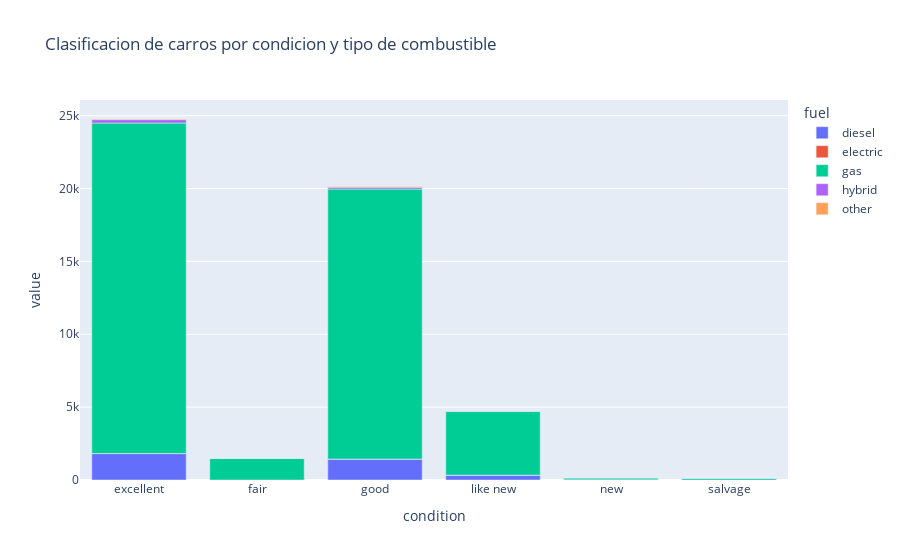

The cell this chart's notebook holds for it:
### Code cell
table = car_data.pivot_table(index = 'condition',
                             columns = 'fuel', 
                             values = 'model',
                             aggfunc = 'count')
fig = px.bar(table, x= table.index, y = table.columns, color="fuel", title="Clasificacion de carros por condicion y tipo de combustible")
fig.show()

### Figure 1 — Plotly figure (JSON) as saved in the notebook; plotly's stock layout.template omitted (floating-point values rounded to 4 significant figures)
{"data": [{"hovertemplate": "fuel=diesel<br>condition=%{x}<br>value=%{y}<extra></extra>", "legendgroup": "diesel", "marker": {"color": "#636efa", "pattern": {"shape": ""}}, "name": "diesel", "orientation": "v", "showlegend": true, "textposition": "auto", "type": "bar", "x": ["excellent", "fair", "good", "like new", "new", "salvage"], "xaxis": "x", "y": [1813.0, 110.0, 1437.0, 335.0, 16.0, 3.0], "yaxis": "y"}, {"hovertemplate": "fuel=electric<br>condition=%{x}<br>value=%{y}<extra></extra>", "legendgroup": "electric", "marker": {"color": "#EF553B", "pattern": {"shape": ""}}, "name": "electric", "orientation": "v", "showlegend": true, "textposition": "auto", "type": "bar", "x": ["excellent", "fair", "good", "like new", "new", "salvage"], "xaxis": "x", "y": [3.0, NaN, 1.0, 1.0, 1.0, NaN], "yaxis": "y"}, {"hovertemplate": "fuel=gas<br>condition=%{x}<br>value=%{y}<extra></extra>", "legendgroup": "gas", "marker": {"color": "#00cc96", "pattern": {"shape": ""}}, "name": "gas", "orientation": "v", "showlegend": true, "textposition": "auto", "type": "bar", "x": ["excellent", "fair", "good", "like new", "new", "salvage"], "xaxis": "x", "y": [22680.0, 1487.0, 18530.0, 4360.0, 124.0, 109.0], "yaxis": "y"}, {"hovertemplate": "fuel=hybrid<br>condition=%{x}<br>value=%{y}<extra></extra>", "legendgroup": "hybrid", "marker": {"color": "#ab63fa", "pattern": {"shape": ""}}, "name": "hybrid", "orientation": "v", "showlegend": true, "textposition": "auto", "type": "bar", "x": ["excellent", "fair", "good", "like new", "new", "salvage"], "xaxis": "x", "y": [230.0, 9.0, 126.0, 39.0, 2.0, 3.0], "yaxis": "y"}, {"hovertemplate": "fuel=other<br>condition=%{x}<br>value=%{y}<extra></extra>", "legendgroup": "other", "marker": {"color": "#FFA15A", "pattern": {"shape": ""}}, "name": "other", "orientation": "v", "showlegend": true, "textposition": "auto", "type": "bar", "x": ["excellent", "fair", "good", "like new", "new", "salvage"], "xaxis": "x", "y": [46.0, 1.0, 54.0, 7.0, NaN, NaN], "yaxis": "y"}], "layout": {"barmode": "relative", "legend": {"title": {"text": "fuel"}, "tracegroupgap": 0}, "title": {"text": "Clasificacion de carros por condicion y tipo de combustible"}, "xaxis": {"anchor": "y", "domain": [0, 1], "title": {"text": "condition"}}, "yaxis": {"anchor": "x", "domain": [0, 1], "title": {"text": "value"}}}}
